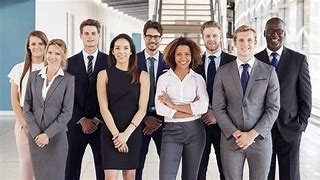
#> input picture new.jpg, 320 x 180 px
$ jupyter execute 'frame draw(cascade).ipynb'
#> lines starting #> are read from the running program, lines starting #| are printed output that depends on the picture; after the words box and inside, x2 and y2 are one past the last pixel; in counts of white or black regions, pixels touching at a corner belong together
[cell 1]
import cv2
img = cv2.imread('new.jpg')
#> img is the input picture: shape (180, 320, 3); mean B, G, R 130.5, 129, 136.1

[cell 2]
while True:
    cv2.imshow('result',img)
#27 ascii for esc
    if cv2.waitKey(2) == 27:
#> (key Esc is pressed here)
        break
cv2.destroyAllWindows()

[cell 3]
haar_data = cv2.CascadeClassifier('data.xml')

[cell 4]
#it is used to draw and find window frame and search features e.g chehra dhund rha hai
haar_data.detectMultiScale(img)
#> Out = [[76, 23, 28, 28], [140, 26, 26, 26], [200, 26, 24, 24], [109, 38, 26, 26], [41, 44, 25, 25], [171, 44, 25, 25]]

[cell 5]
#build a rectangle on the face

[cell 6]
while True:
    faces=haar_data.detectMultiScale(img)
#> faces has the same summary as Out
    for x,y,w,h in faces:
        #                           width+hei    color     border size
        cv2.rectangle(img, (x,y), (x+w, y+h), (255,0,255), 4)
#> this loop made 6 passes
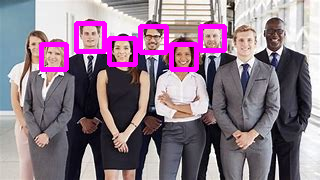
#> img: shape (180, 320, 3); 5.21% of pixels changed, all inside (x1, y1, x2, y2) = (39, 21, 227, 72)
    cv2.imshow('result',img)
#27 ascii for esc
    if cv2.waitKey(2) == 27:
#> (key Esc is pressed here)
        break
cv2.destroyAllWindows()


$ run again, with my-img.jpg copied over new.jpg
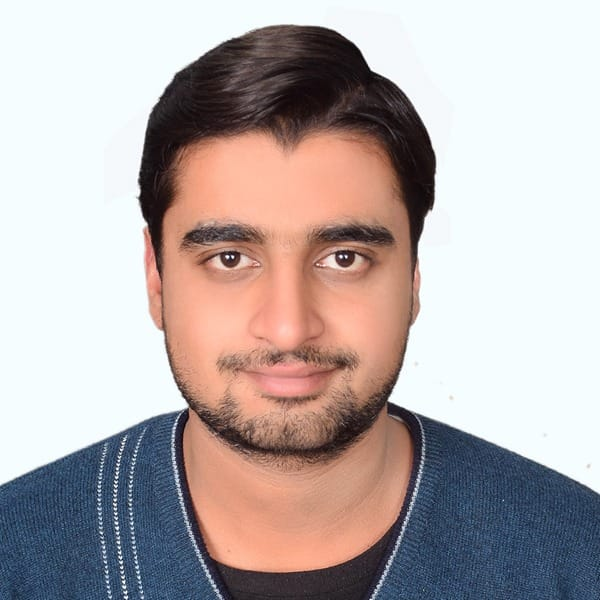
#> input picture my-img.jpg, 600 x 600 px
#> img is the input picture: shape (600, 600, 3); mean B, G, R 171, 171.5, 182.1
#> Out = [[122, 129, 327, 327]]
#> the loop `for x,y,w,h in faces:` made 1 pass
#> after the loop `for x,y,w,h in faces:`:
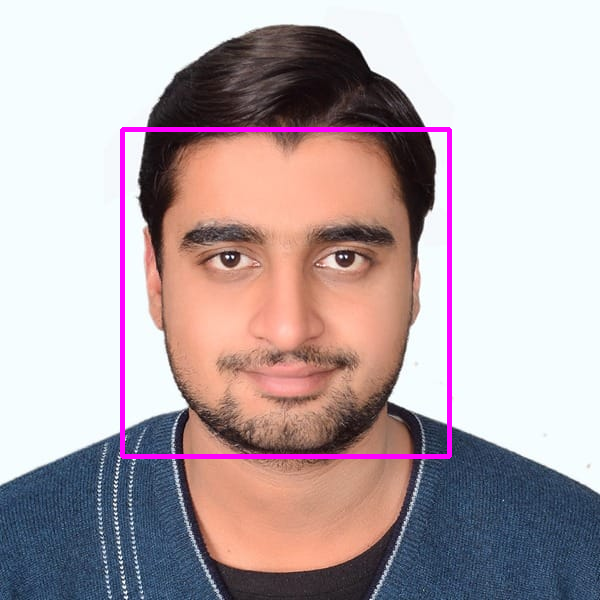
#> img: shape (600, 600, 3); 1.81% of pixels changed, all inside (x1, y1, x2, y2) = (120, 127, 452, 459)
